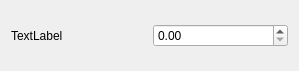
<?xml version="1.0" encoding="UTF-8"?>
<ui version="4.0">
 <class>ImportNumberSelector</class>
 <widget class="QWidget" name="ImportNumberSelector">
  <property name="geometry">
   <rect>
    <x>0</x>
    <y>0</y>
    <width>299</width>
    <height>71</height>
   </rect>
  </property>
  <property name="windowTitle">
   <string>Form</string>
  </property>
  <layout class="QHBoxLayout" name="horizontalLayout">
   <item>
    <widget class="QLabel" name="label">
     <property name="text">
      <string>TextLabel</string>
     </property>
    </widget>
   </item>
   <item>
    <widget class="QDoubleSpinBox" name="doubleSpinBox"/>
   </item>
  </layout>
 </widget>
 <resources/>
 <connections/>
</ui>
